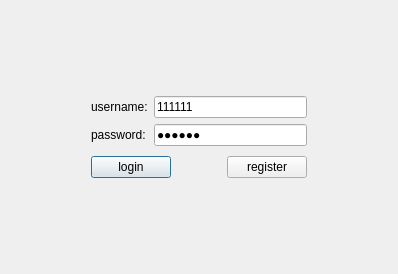
<?xml version="1.0" encoding="UTF-8"?>
<ui version="4.0">
 <class>Login</class>
 <widget class="QDialog" name="Login">
  <property name="geometry">
   <rect>
    <x>0</x>
    <y>0</y>
    <width>398</width>
    <height>274</height>
   </rect>
  </property>
  <property name="windowTitle">
   <string>YAIM</string>
  </property>
  <property name="windowIcon">
   <iconset resource="../resource/yaim.qrc">
    <normaloff>:/icon/yaim.png</normaloff>:/icon/yaim.png</iconset>
  </property>
  <widget class="QWidget" name="layoutWidget">
   <property name="geometry">
    <rect>
     <x>91</x>
     <y>92</y>
     <width>216</width>
     <height>90</height>
    </rect>
   </property>
   <layout class="QVBoxLayout" name="verticalLayout_3">
    <property name="sizeConstraint">
     <enum>QLayout::SetMinimumSize</enum>
    </property>
    <item>
     <layout class="QHBoxLayout" name="horizontalLayout">
      <item>
       <layout class="QVBoxLayout" name="verticalLayout_2">
        <item>
         <widget class="QLabel" name="label">
          <property name="text">
           <string>username:</string>
          </property>
         </widget>
        </item>
        <item>
         <widget class="QLabel" name="label_2">
          <property name="text">
           <string>password:</string>
          </property>
         </widget>
        </item>
       </layout>
      </item>
      <item>
       <layout class="QVBoxLayout" name="verticalLayout">
        <item>
         <widget class="QLineEdit" name="lineEditUsername">
          <property name="text">
           <string>111111</string>
          </property>
          <property name="maxLength">
           <number>16</number>
          </property>
          <property name="placeholderText">
           <string>at least 6 letter</string>
          </property>
         </widget>
        </item>
        <item>
         <widget class="QLineEdit" name="lineEditPassword">
          <property name="text">
           <string>111111</string>
          </property>
          <property name="maxLength">
           <number>16</number>
          </property>
          <property name="echoMode">
           <enum>QLineEdit::Password</enum>
          </property>
          <property name="placeholderText">
           <string>at least 6 letter</string>
          </property>
         </widget>
        </item>
       </layout>
      </item>
     </layout>
    </item>
    <item>
     <layout class="QHBoxLayout" name="horizontalLayout_3">
      <item>
       <widget class="QPushButton" name="pushButtonLogin">
        <property name="text">
         <string>login</string>
        </property>
       </widget>
      </item>
      <item>
       <spacer name="horizontalSpacer">
        <property name="orientation">
         <enum>Qt::Horizontal</enum>
        </property>
        <property name="sizeHint" stdset="0">
         <size>
          <width>40</width>
          <height>20</height>
         </size>
        </property>
       </spacer>
      </item>
      <item>
       <widget class="QPushButton" name="pushButtonRegister">
        <property name="text">
         <string>register</string>
        </property>
       </widget>
      </item>
     </layout>
    </item>
   </layout>
  </widget>
 </widget>
 <resources>
  <include location="../resource/yaim.qrc"/>
 </resources>
 <connections/>
</ui>
